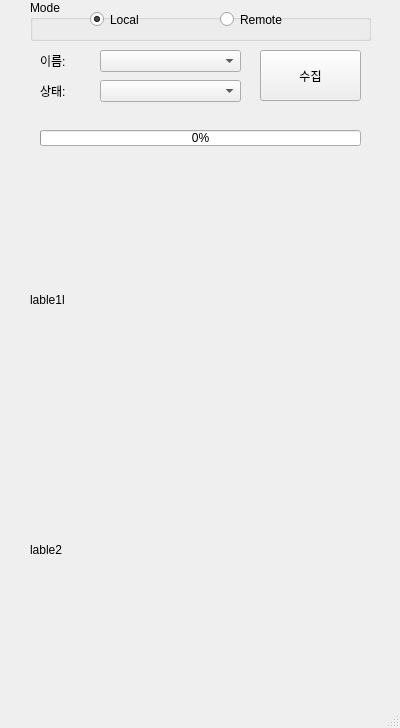
<?xml version="1.0" encoding="UTF-8"?>
<ui version="4.0">
 <class>MainWindow</class>
 <widget class="QMainWindow" name="MainWindow">
  <property name="geometry">
   <rect>
    <x>0</x>
    <y>0</y>
    <width>400</width>
    <height>728</height>
   </rect>
  </property>
  <property name="windowTitle">
   <string>fsensor v1.0</string>
  </property>
  <widget class="QWidget" name="centralwidget">
   <widget class="QPushButton" name="pushButton_run">
    <property name="geometry">
     <rect>
      <x>260</x>
      <y>50</y>
      <width>101</width>
      <height>51</height>
     </rect>
    </property>
    <property name="text">
     <string>수집</string>
    </property>
   </widget>
   <widget class="QLabel" name="label1">
    <property name="geometry">
     <rect>
      <x>30</x>
      <y>180</y>
      <width>320</width>
      <height>240</height>
     </rect>
    </property>
    <property name="text">
     <string>lable1l</string>
    </property>
   </widget>
   <widget class="QComboBox" name="comboBox_id">
    <property name="geometry">
     <rect>
      <x>100</x>
      <y>50</y>
      <width>141</width>
      <height>22</height>
     </rect>
    </property>
   </widget>
   <widget class="QComboBox" name="comboBox_state">
    <property name="geometry">
     <rect>
      <x>100</x>
      <y>80</y>
      <width>141</width>
      <height>22</height>
     </rect>
    </property>
   </widget>
   <widget class="QLabel" name="label2">
    <property name="geometry">
     <rect>
      <x>30</x>
      <y>430</y>
      <width>320</width>
      <height>240</height>
     </rect>
    </property>
    <property name="text">
     <string>lable2</string>
    </property>
   </widget>
   <widget class="QLabel" name="label">
    <property name="geometry">
     <rect>
      <x>40</x>
      <y>50</y>
      <width>56</width>
      <height>21</height>
     </rect>
    </property>
    <property name="text">
     <string>이름:</string>
    </property>
   </widget>
   <widget class="QLabel" name="label_2">
    <property name="geometry">
     <rect>
      <x>40</x>
      <y>80</y>
      <width>56</width>
      <height>21</height>
     </rect>
    </property>
    <property name="text">
     <string>상태:</string>
    </property>
   </widget>
   <widget class="QProgressBar" name="progressBar1">
    <property name="geometry">
     <rect>
      <x>40</x>
      <y>130</y>
      <width>321</width>
      <height>16</height>
     </rect>
    </property>
    <property name="autoFillBackground">
     <bool>true</bool>
    </property>
    <property name="value">
     <number>0</number>
    </property>
   </widget>
   <widget class="QGroupBox" name="groupBox">
    <property name="geometry">
     <rect>
      <x>30</x>
      <y>0</y>
      <width>341</width>
      <height>41</height>
     </rect>
    </property>
    <property name="title">
     <string>Mode</string>
    </property>
    <widget class="QRadioButton" name="radioButton_local">
     <property name="geometry">
      <rect>
       <x>60</x>
       <y>10</y>
       <width>108</width>
       <height>19</height>
      </rect>
     </property>
     <property name="text">
      <string>Local</string>
     </property>
     <property name="checked">
      <bool>true</bool>
     </property>
    </widget>
    <widget class="QRadioButton" name="radioButton_remote">
     <property name="geometry">
      <rect>
       <x>190</x>
       <y>10</y>
       <width>108</width>
       <height>19</height>
      </rect>
     </property>
     <property name="text">
      <string>Remote</string>
     </property>
    </widget>
   </widget>
  </widget>
  <widget class="QMenuBar" name="menubar">
   <property name="geometry">
    <rect>
     <x>0</x>
     <y>0</y>
     <width>400</width>
     <height>26</height>
    </rect>
   </property>
  </widget>
  <widget class="QStatusBar" name="statusbar"/>
 </widget>
 <resources/>
 <connections/>
</ui>
